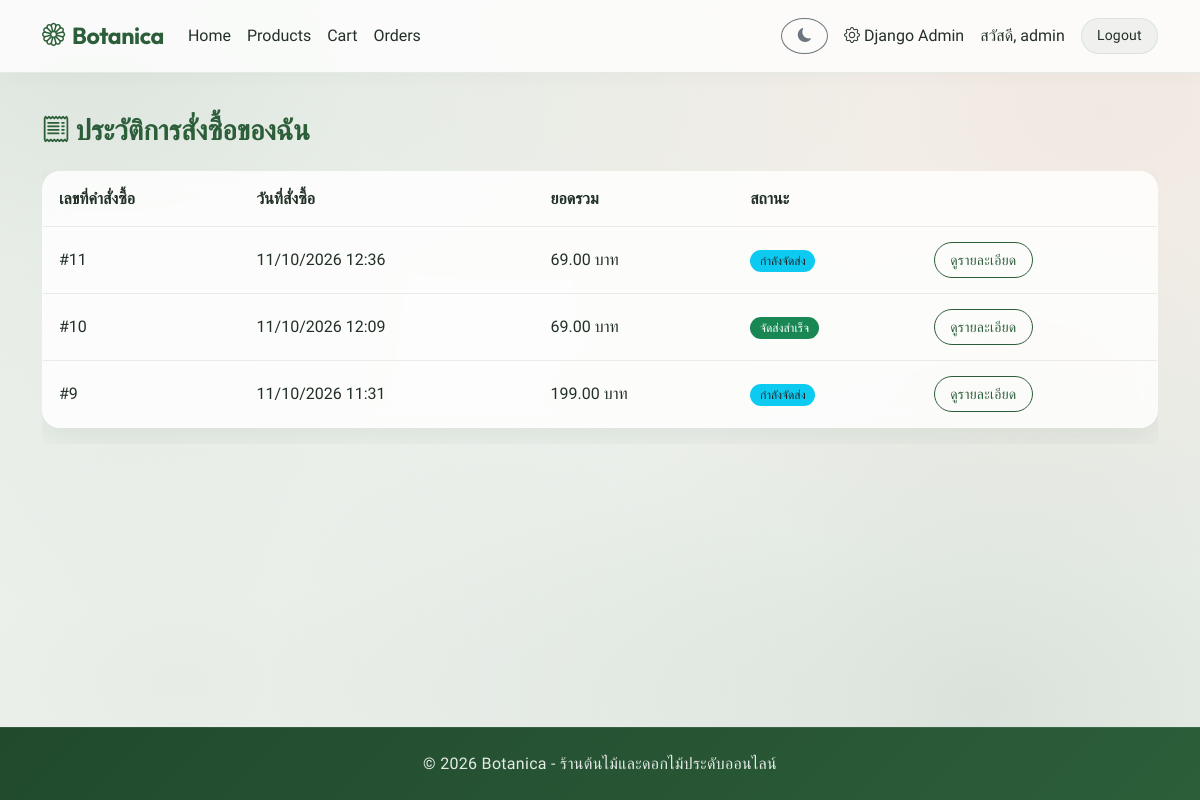
Page /orders/history/ (signed in) on the committed database.
### accounts/models.py (models this page shows, shortened)
class User(AbstractUser):
    phone = models.CharField('เบอร์โทรศัพท์', max_length=15, blank=True)
    address = models.TextField('ที่อยู่', blank=True)

### orders/models.py (models this page shows, shortened)
class Order(models.Model):
    STATUS_PENDING = 'pending'
    STATUS_SHIPPING = 'shipping'
    STATUS_COMPLETED = 'completed'
    STATUS_CANCELLED = 'cancelled'
    STATUS_CHOICES = [
        (STATUS_PENDING, 'รอดำเนินการ'),
        (STATUS_SHIPPING, 'กำลังจัดส่ง'),
        (STATUS_COMPLETED, 'จัดส่งสำเร็จ'),
        (STATUS_CANCELLED, 'ยกเลิก'),
    ]
    user = models.ForeignKey(
        settings.AUTH_USER_MODEL, verbose_name='ลูกค้า',
        on_delete=models.CASCADE, related_name='orders'
    )
    receiver_name = models.CharField('ชื่อผู้รับ', max_length=150)
    phone = models.CharField('เบอร์โทรศัพท์', max_length=15)
    shipping_address = models.TextField('ที่อยู่จัดส่ง')
    total_price = models.DecimalField('ราคารวม', max_digits=10, decimal_places=2)
    status = models.CharField('สถานะ', max_length=20, choices=STATUS_CHOICES, default=STATUS_PENDING)
    created_at = models.DateTimeField('วันที่สั่งซื้อ', auto_now_add=True)
    class Meta:
        verbose_name = 'คำสั่งซื้อ'
        verbose_name_plural = 'คำสั่งซื้อ'
        ordering = ['-created_at']

### orders/views.py (the view)
# urls.py: path('history/', views.order_history_view, name='order_history'),
@login_required
def order_history_view(request):
    orders = Order.objects.filter(user=request.user)
    return render(request, 'orders/order_history.html', {'orders': orders})

### cart/cart.py (called while the page is built, shortened)
    def __iter__(self):
        product_ids = list(self.cart.keys())
        products = Product.objects.filter(id__in=product_ids)
        products_map = {str(p.id): p for p in products}
        missing_ids = set(product_ids) - set(products_map.keys())
        if missing_ids:
            for product_id in missing_ids:
                self.cart.pop(product_id, None)
            self.save()

    def __len__(self):
        return sum(item["quantity"] for item in self)

### cart/context_processors.py (called while the page is built)
def cart_summary(request):
    cart = Cart(request)
    return {'cart_count': len(cart)}

### orders/templates/orders/order_history.html (shortened to what this page needs)
{% extends 'base.html' %}
{% block content %}
<h3 class="mb-4"><i class="bi bi-receipt"></i> ประวัติการสั่งซื้อของฉัน</h3>
{% if orders %}
<div class="table-responsive">
    <table class="table table-custom align-middle">
        <thead>
            <tr>
                <th>เลขที่คำสั่งซื้อ</th>
                <th>วันที่สั่งซื้อ</th>
                <th>ยอดรวม</th>
                <th>สถานะ</th>
                <th></th>
            </tr>
        </thead>
        <tbody>
            {% for order in orders %}
            <tr>
                <td>#{{ order.id }}</td>
                <td>{{ order.created_at|date:"d/m/Y H:i" }}</td>
                <td>{{ order.total_price }} บาท</td>
                <td>
                    <span class="badge
                        {% if order.status == 'pending' %}bg-warning text-dark
                        {% elif order.status == 'shipping' %}bg-info text-dark
                        {% elif order.status == 'completed' %}bg-success
                        {% else %}bg-secondary{% endif %}">
                        {{ order.get_status_display }}
                    </span>
                </td>
                <td>
                    <a href="{% url 'orders:order_detail' order.id %}" class="btn btn-sm btn-outline-primary">
                        ดูรายละเอียด
                    </a>
                </td>
            </tr>
            {% endfor %}
        </tbody>
    </table>
</div>
{% else %}
<div class="alert alert-secondary">คุณยังไม่มีประวัติการสั่งซื้อ</div>
{% endif %}
{% endblock %}

### templates/base.html (shortened to what this page needs)
{% load static %}
<!DOCTYPE html>
<html lang="th">
<head>
    <link href="https://cdn.jsdelivr.net/npm/bootstrap@5.3.3/dist/css/bootstrap.min.css" rel="stylesheet">
    <link href="https://cdn.jsdelivr.net/npm/bootstrap-icons@1.11.3/font/bootstrap-icons.css" rel="stylesheet">
    <link href="{% static 'css/style.css' %}?v=2.0" rel="stylesheet">
</head>
<body>
<nav class="navbar navbar-expand-lg sticky-top">
    <div class="container">
        <a class="navbar-brand fw-bold" href="{% url 'products:home' %}">
            <i class="bi bi-flower1"></i> Botanica
        </a>
        <div class="collapse navbar-collapse" id="navbarMain">
            <ul class="navbar-nav me-auto mb-2 mb-lg-0">
                <li class="nav-item">
                    <a class="nav-link" href="{% url 'products:home' %}">Home</a>
                </li>
                <li class="nav-item">
                    <a class="nav-link" href="{% url 'products:product_list' %}">Products</a>
                </li>
                <li class="nav-item">
                    <a class="nav-link" href="{% url 'cart:cart_detail' %}">
                        Cart {% if cart_count %}<span class="badge bg-light text-dark">{{ cart_count }}</span>{% endif %}
                    </a>
                </li>
                {% if user.is_authenticated %}
                <li class="nav-item">
                    <a class="nav-link" href="{% url 'orders:order_history' %}">Orders</a>
                </li>
                {% endif %}
            </ul>
            <ul class="navbar-nav align-items-center">
                <li class="nav-item me-2">
                    <button id="themeToggle" class="btn btn-outline-secondary btn-sm rounded-circle" aria-label="Toggle Theme">
                        <i class="bi bi-moon-fill" id="themeIcon"></i>
                    </button>
                </li>
                {% if user.is_authenticated %}
                    {% if user.is_staff %}
                    <li class="nav-item">
                        <a class="nav-link" href="{% url 'admin:index' %}">
                            <i class="bi bi-gear"></i> Django Admin
                        </a>
                    </li>
                    {% endif %}
                    <li class="nav-item">
                        <span class="nav-link">สวัสดี, {{ user.first_name|default:user.username }}</span>
                    </li>
                    <li class="nav-item">
                        <form method="post" action="{% url 'accounts:logout' %}" class="d-inline">
                            <button type="submit" class="btn btn-outline-light btn-sm ms-2">Logout</button>
                        </form>
                    </li>
                {% endif %}
            </ul>
        </div>
    </div>
</nav>
<main class="container my-4">
    {% block content %}{% endblock %}
</main>
<footer class="text-center py-4 mt-5 footer-custom">
    <p class="mb-0">&copy; 2026 Botanica - ร้านต้นไม้และดอกไม้ประดับออนไลน์</p>
</footer>
</body>
</html>

### static/css/style.css (style rules this page uses)
:root { --primary: #2C5E3A; --primary-light: #3d7e4f; --primary-rgb: 44, 94, 58; --secondary: #8CA790; --accent: #CC7A52; --bg-color: #F6F8F5; --surface-glass: rgba(255, 255, 255, 0.82); --surface-solid: #ffffff; --surface-border: rgba(44, 94, 58, 0.1); --text-main: #223026; --text-muted: #5f6f63; --white: #ffffff; --shadow-soft: 0 10px 30px rgba(44, 94, 58, 0.08); --shadow-hover: 0 20px 40px rgba(44, 94, 58, 0.14); --navbar-bg: rgba(255, 255, 255, 0.78); --navbar-border: rgba(44, 94, 58, 0.1); --radius-sm: 10px; --radius-md: 18px; --radius-lg: 26px; --radius-pill: 50px; --transition: all 0.3s cubic-bezier(0.25, 0.8, 0.25, 1); --bs-body-color: var(--text-main); --bs-body-bg: var(--bg-color); }
body { min-height: 100vh; display: flex; flex-direction: column; background-color: var(--bg-color); background-image: radial-gradient(at 8% 10%, rgba(140, 167, 144, 0.22) 0px, transparent 52%), radial-gradient(at 92% 14%, rgba(204, 122, 82, 0.12) 0px, transparent 48%), radial-gradient(at 82% 88%, rgba(44, 94, 58, 0.14) 0px, transparent 52%), radial-gradient(at 15% 85%, rgba(140, 167, 144, 0.15) 0px, transparent 45%); background-attachment: fixed; color: var(--text-main); font-family: 'Prompt', 'Outfit', sans-serif; -webkit-font-smoothing: antialiased; position: relative; overflow-x: hidden; }
main { flex: 1 0 auto; }
h1, h2, h3, h4, h5, h6, .navbar-brand { font-family: 'Outfit', 'Prompt', sans-serif; font-weight: 600; color: var(--primary); }
.navbar { background-color: var(--navbar-bg) !important; backdrop-filter: blur(16px); -webkit-backdrop-filter: blur(16px); border-bottom: 1px solid var(--navbar-border); box-shadow: 0 4px 20px rgba(0, 0, 0, 0.03); padding: 0.85rem 0; transition: var(--transition); }
.navbar.sticky-top { position: sticky; top: 0; z-index: 1030; }
.navbar-brand { font-size: 1.45rem; color: var(--primary) !important; letter-spacing: -0.4px; display: inline-flex; align-items: center; gap: 0.45rem; }
.navbar-nav .nav-link { color: var(--text-main) !important; font-weight: 500; padding: 0.48rem 1.05rem; border-radius: var(--radius-pill); transition: var(--transition); }
.btn { border-radius: var(--radius-pill); padding: 0.58rem 1.4rem; font-weight: 500; transition: var(--transition); letter-spacing: 0.2px; }
.btn-sm { padding: 0.4rem 0.95rem; font-size: 0.875rem; }
.btn-outline-primary { color: var(--primary); border-color: var(--primary); }
.btn-outline-light { color: var(--text-main); border-color: var(--surface-border); background-color: rgba(var(--primary-rgb), 0.06); }
.badge { border-radius: var(--radius-pill); padding: 0.42em 0.82em; font-weight: 500; }
.footer-custom { background: linear-gradient(135deg, #214a2d 0%, #2C5E3A 100%); color: rgba(255, 255, 255, 0.88); border-top: 1px solid rgba(255, 255, 255, 0.08); padding: 2.25rem 0; margin-top: 4rem; }
.footer-custom p { font-weight: 300; letter-spacing: 0.3px; }
.table-custom { background-color: var(--surface-glass) !important; backdrop-filter: blur(10px); color: var(--text-main) !important; border-radius: var(--radius-md); border: 1px solid var(--surface-border); overflow: hidden; box-shadow: var(--shadow-soft); }
.table-custom th, .table-custom td { background-color: transparent !important; color: var(--text-main) !important; border-bottom-color: var(--surface-border); padding: 0.95rem 1rem; }

### rows in the picture
User: first_name "admin"
Order: id "11", created_at "11/10/2026 12:36", total_price "69.00", status "กำลังจัดส่ง"
Order: id "10", created_at "11/10/2026 12:09", total_price "69.00", status "จัดส่งสำเร็จ"
Order: id "9", created_at "11/10/2026 11:31", total_price "199.00", status "กำลังจัดส่ง"
